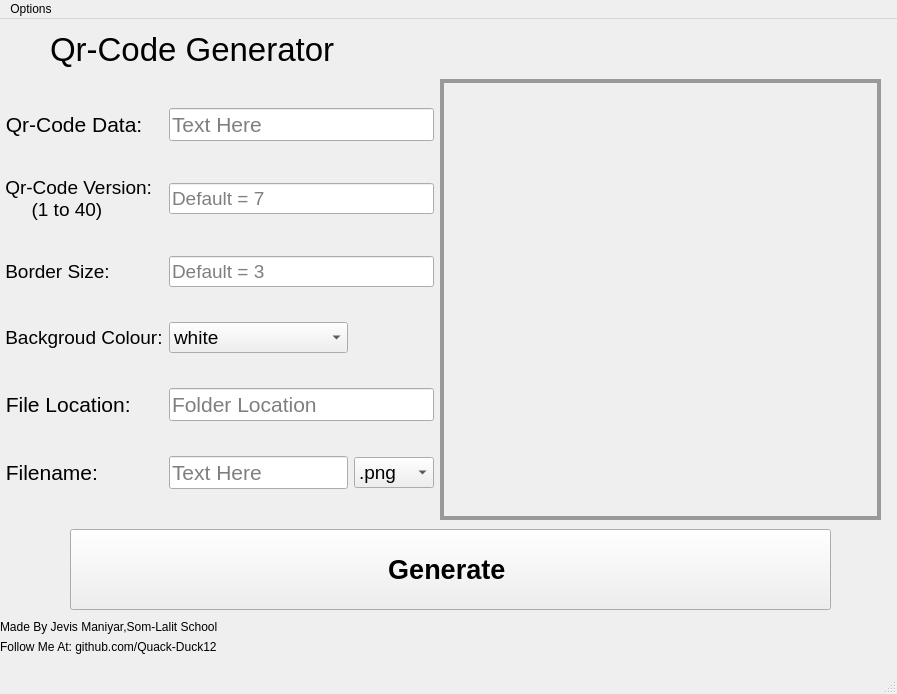
<?xml version="1.0" encoding="UTF-8"?>
<ui version="4.0">
 <class>MainWindow</class>
 <widget class="QMainWindow" name="MainWindow">
  <property name="geometry">
   <rect>
    <x>0</x>
    <y>0</y>
    <width>897</width>
    <height>694</height>
   </rect>
  </property>
  <property name="windowTitle">
   <string>Generate Qr-Code</string>
  </property>
  <property name="iconSize">
   <size>
    <width>50</width>
    <height>50</height>
   </size>
  </property>
  <property name="documentMode">
   <bool>false</bool>
  </property>
  <property name="tabShape">
   <enum>QTabWidget::Rounded</enum>
  </property>
  <widget class="QWidget" name="centralwidget">
   <widget class="QPushButton" name="GenerateButton">
    <property name="geometry">
     <rect>
      <x>70</x>
      <y>510</y>
      <width>761</width>
      <height>81</height>
     </rect>
    </property>
    <property name="font">
     <font>
      <pointsize>20</pointsize>
      <weight>75</weight>
      <bold>true</bold>
     </font>
    </property>
    <property name="styleSheet">
     <string notr="true"/>
    </property>
    <property name="text">
     <string>Generate </string>
    </property>
    <property name="default">
     <bool>false</bool>
    </property>
    <property name="flat">
     <bool>false</bool>
    </property>
   </widget>
   <widget class="QWidget" name="gridLayoutWidget">
    <property name="geometry">
     <rect>
      <x>0</x>
      <y>60</y>
      <width>434</width>
      <height>441</height>
     </rect>
    </property>
    <layout class="QGridLayout" name="gridLayout">
     <item row="1" column="1" colspan="2">
      <widget class="QLineEdit" name="Versionbox">
       <property name="font">
        <font>
         <pointsize>14</pointsize>
        </font>
       </property>
       <property name="placeholderText">
        <string>Default = 7</string>
       </property>
      </widget>
     </item>
     <item row="2" column="1" colspan="2">
      <widget class="QLineEdit" name="Borderbox">
       <property name="font">
        <font>
         <pointsize>14</pointsize>
        </font>
       </property>
       <property name="placeholderText">
        <string>Default = 3</string>
       </property>
      </widget>
     </item>
     <item row="1" column="0">
      <widget class="QLabel" name="l3">
       <property name="font">
        <font>
         <pointsize>14</pointsize>
        </font>
       </property>
       <property name="text">
        <string> Qr-Code Version:   
      (1 to 40)</string>
       </property>
      </widget>
     </item>
     <item row="4" column="0">
      <widget class="QLabel" name="l2_4">
       <property name="enabled">
        <bool>true</bool>
       </property>
       <property name="font">
        <font>
         <pointsize>16</pointsize>
        </font>
       </property>
       <property name="text">
        <string> File Location:</string>
       </property>
      </widget>
     </item>
     <item row="5" column="0">
      <widget class="QLabel" name="l2_2">
       <property name="enabled">
        <bool>true</bool>
       </property>
       <property name="font">
        <font>
         <pointsize>16</pointsize>
        </font>
       </property>
       <property name="text">
        <string> Filename:</string>
       </property>
      </widget>
     </item>
     <item row="2" column="0">
      <widget class="QLabel" name="l4">
       <property name="font">
        <font>
         <pointsize>14</pointsize>
        </font>
       </property>
       <property name="text">
        <string> Border Size:</string>
       </property>
      </widget>
     </item>
     <item row="3" column="0">
      <widget class="QLabel" name="l5">
       <property name="font">
        <font>
         <pointsize>14</pointsize>
        </font>
       </property>
       <property name="text">
        <string> Backgroud Colour:</string>
       </property>
      </widget>
     </item>
     <item row="4" column="1" colspan="2">
      <widget class="QLineEdit" name="Locationbox">
       <property name="font">
        <font>
         <pointsize>16</pointsize>
        </font>
       </property>
       <property name="placeholderText">
        <string>Folder Location</string>
       </property>
      </widget>
     </item>
     <item row="5" column="2">
      <widget class="QComboBox" name="Filetype">
       <property name="font">
        <font>
         <pointsize>14</pointsize>
        </font>
       </property>
       <item>
        <property name="text">
         <string>.png</string>
        </property>
       </item>
       <item>
        <property name="text">
         <string>.jpeg</string>
        </property>
       </item>
       <item>
        <property name="text">
         <string>.jpg</string>
        </property>
       </item>
       <item>
        <property name="text">
         <string>.gif</string>
        </property>
       </item>
       <item>
        <property name="text">
         <string>.webp</string>
        </property>
       </item>
      </widget>
     </item>
     <item row="0" column="0">
      <widget class="QLabel" name="l2">
       <property name="font">
        <font>
         <pointsize>16</pointsize>
        </font>
       </property>
       <property name="text">
        <string> Qr-Code Data: </string>
       </property>
      </widget>
     </item>
     <item row="0" column="1" colspan="2">
      <widget class="QLineEdit" name="Databox">
       <property name="font">
        <font>
         <pointsize>16</pointsize>
        </font>
       </property>
       <property name="placeholderText">
        <string>Text Here</string>
       </property>
      </widget>
     </item>
     <item row="5" column="1">
      <widget class="QLineEdit" name="Namebox">
       <property name="font">
        <font>
         <pointsize>16</pointsize>
        </font>
       </property>
       <property name="placeholderText">
        <string>Text Here</string>
       </property>
      </widget>
     </item>
     <item row="3" column="1">
      <widget class="QComboBox" name="Colourbox">
       <property name="font">
        <font>
         <pointsize>14</pointsize>
        </font>
       </property>
       <property name="layoutDirection">
        <enum>Qt::LeftToRight</enum>
       </property>
       <property name="autoFillBackground">
        <bool>false</bool>
       </property>
       <property name="editable">
        <bool>false</bool>
       </property>
       <property name="currentText">
        <string>white</string>
       </property>
       <property name="currentIndex">
        <number>0</number>
       </property>
       <property name="placeholderText">
        <string>n</string>
       </property>
       <property name="frame">
        <bool>true</bool>
       </property>
       <item>
        <property name="text">
         <string>white</string>
        </property>
       </item>
       <item>
        <property name="text">
         <string>gray</string>
        </property>
       </item>
       <item>
        <property name="text">
         <string>gold</string>
        </property>
       </item>
       <item>
        <property name="text">
         <string>silver</string>
        </property>
       </item>
       <item>
        <property name="text">
         <string>red</string>
        </property>
       </item>
       <item>
        <property name="text">
         <string>blue</string>
        </property>
       </item>
       <item>
        <property name="text">
         <string>green</string>
        </property>
       </item>
       <item>
        <property name="text">
         <string>cyan</string>
        </property>
       </item>
       <item>
        <property name="text">
         <string>yellow</string>
        </property>
       </item>
       <item>
        <property name="text">
         <string>purple</string>
        </property>
       </item>
       <item>
        <property name="text">
         <string>pink</string>
        </property>
       </item>
       <item>
        <property name="text">
         <string>orange</string>
        </property>
       </item>
       <item>
        <property name="text">
         <string>brown</string>
        </property>
       </item>
      </widget>
     </item>
    </layout>
   </widget>
   <widget class="QLabel" name="l1">
    <property name="geometry">
     <rect>
      <x>50</x>
      <y>0</y>
      <width>371</width>
      <height>61</height>
     </rect>
    </property>
    <property name="font">
     <font>
      <pointsize>25</pointsize>
     </font>
    </property>
    <property name="text">
     <string>Qr-Code Generator</string>
    </property>
   </widget>
   <widget class="QLabel" name="label">
    <property name="geometry">
     <rect>
      <x>0</x>
      <y>600</y>
      <width>231</width>
      <height>16</height>
     </rect>
    </property>
    <property name="text">
     <string>Made By Jevis Maniyar,Som-Lalit School</string>
    </property>
   </widget>
   <widget class="QLabel" name="Display">
    <property name="geometry">
     <rect>
      <x>440</x>
      <y>60</y>
      <width>441</width>
      <height>441</height>
     </rect>
    </property>
    <property name="font">
     <font>
      <pointsize>20</pointsize>
     </font>
    </property>
    <property name="styleSheet">
     <string notr="true">border: 4px solid #999999</string>
    </property>
    <property name="text">
     <string/>
    </property>
   </widget>
   <widget class="QLabel" name="label_2">
    <property name="geometry">
     <rect>
      <x>0</x>
      <y>620</y>
      <width>301</width>
      <height>16</height>
     </rect>
    </property>
    <property name="text">
     <string>Follow Me At: github.com/Quack-Duck12</string>
    </property>
   </widget>
  </widget>
  <widget class="QMenuBar" name="menubar">
   <property name="geometry">
    <rect>
     <x>0</x>
     <y>0</y>
     <width>897</width>
     <height>26</height>
    </rect>
   </property>
   <widget class="QMenu" name="menuOptions">
    <property name="title">
     <string>Options</string>
    </property>
    <addaction name="ClearButton"/>
    <addaction name="separator"/>
    <addaction name="ExitButton"/>
    <addaction name="separator"/>
   </widget>
   <addaction name="menuOptions"/>
  </widget>
  <widget class="QStatusBar" name="statusbar"/>
  <action name="actionSave_To_File">
   <property name="text">
    <string>Save To File</string>
   </property>
  </action>
  <action name="ClearButton">
   <property name="text">
    <string>Clear</string>
   </property>
  </action>
  <action name="ExitButton">
   <property name="checkable">
    <bool>false</bool>
   </property>
   <property name="checked">
    <bool>false</bool>
   </property>
   <property name="text">
    <string>Exit</string>
   </property>
  </action>
  <action name="actionHello">
   <property name="text">
    <string>Hello</string>
   </property>
  </action>
 </widget>
 <resources/>
 <connections/>
</ui>
